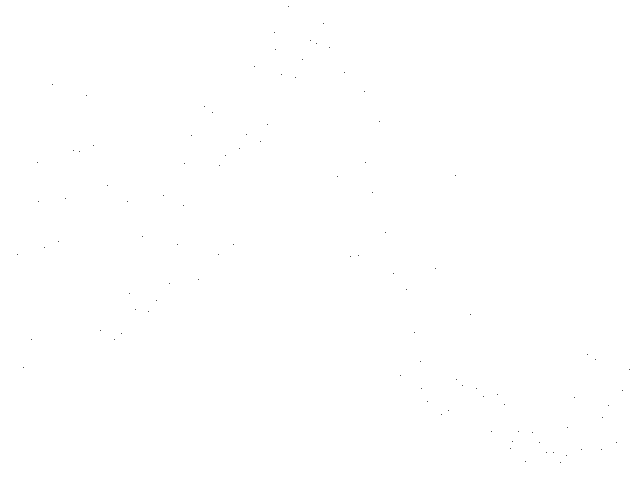
Frame 1 (no input)
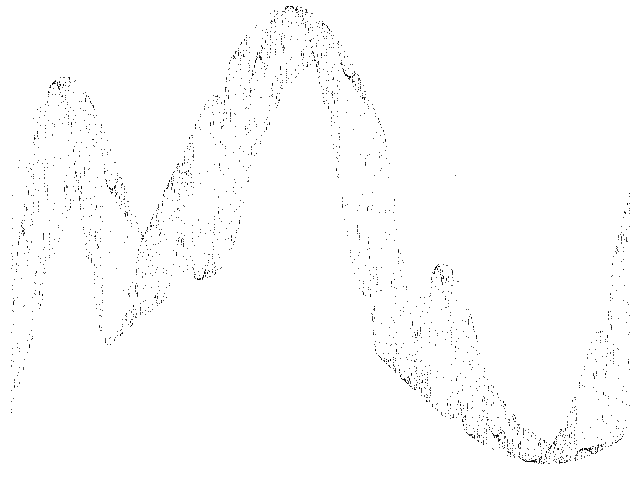
Frame 60 (the mouse pressed at the canvas centre just before this capture)
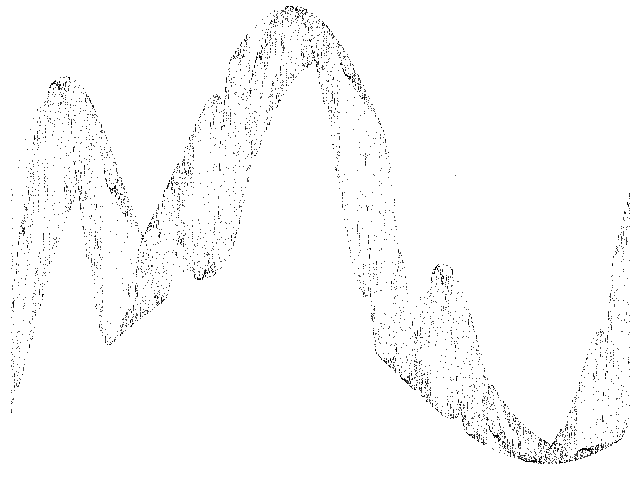
Frame 120 (the mouse held since frame 60 and released just before this capture)

The Processing sketch that drew these frames (run headless with seeded random() and noise(); from frame 60 on, the mouse is pressed at the canvas centre):

// Processing sketch: Nishikawa_Kaneko
// ── Nishikawa_Kaneko.pde
// Nishikawa-Kaneko chaotic map //

  float x = 0.1;
  float y = 0.1;
  float a = 3.0;
  float b = 0.18;
  float c = 0.618;    

void setup() {
  
  size(640, 480);
  background(255);
  
}

void draw() {
  
  for (int i=0;i<100;i++) {
    
    float nx = x;
    float ny = y;
        
    x = a * nx * (1 - nx) + b * sin(TWO_PI*ny);
    y = (ny + c) % 1;
  
    point(10+(620*y), -20+(520*x));
        
  }

}
